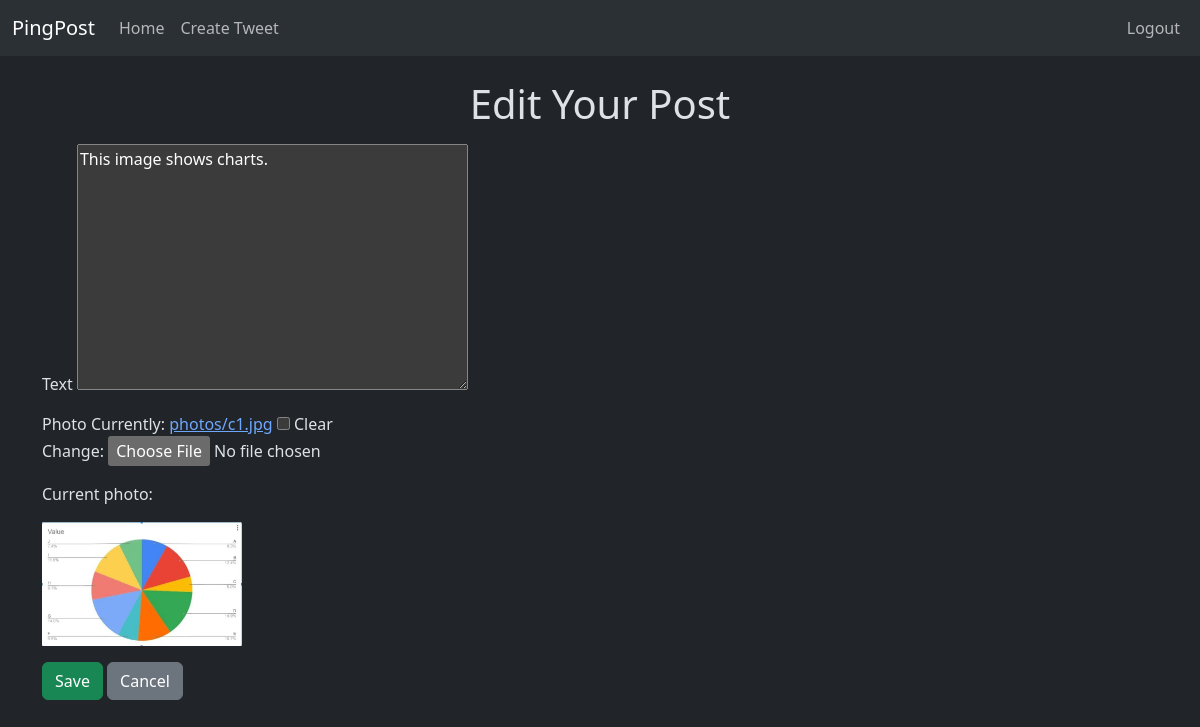
/tweet/3/edit/ (signed in), run on the app's committed database.
### tweet/models.py (models this page shows, shortened)
class Tweet(models.Model):
    user = models.ForeignKey(User, on_delete=models.CASCADE)
    text = models.TextField(max_length=240)
    photo = models.ImageField(upload_to='photos/', blank=True, null=True)
    created_at = models.DateTimeField(auto_now_add=True)
    updated_at = models.DateTimeField(auto_now=True)

### tweet/views.py (the view)
# urls.py: path('<int:tweet_id>/edit/', views.tweet_edit, name='tweet_edit'),
@login_required
def tweet_edit(request, tweet_id):
    tweet = get_object_or_404(Tweet, pk=tweet_id, user = request.user)
    if request.method == "POST":
        form = TweetForm(request.POST, request.FILES, instance=tweet)
        if form.is_valid():
            tweet = form.save(commit=False)
            tweet.user = request.user
            tweet.save()
            return redirect('tweet_list')
    else:
        form = TweetForm(instance=tweet)
    return render(request, 'tweet_form.html', {'form':form})

### tweet/forms.py
class TweetForm(forms.ModelForm):
    class Meta:
        model = Tweet
        fields = ['text', 'photo']

### tweet/templates/tweet_form.html (shortened to what this page needs)
{% extends "layout.html" %}
{% block content %}
    <h1 class="text-center mt-4">
        {% if form.instance.pk %} Edit Your Post {% else %} Create a New Post {% endif %}
    </h1>
    <form method="post" enctype="multipart/form-data" class="form mt-3">
        <div class="form-group mb-3">
            <label for="id_text">Text</label>
            {{ form.text }}
        </div>
        <div class="form-group mb-3">
            <label for="id_photo">Photo</label>
            {{ form.photo }}
        </div>
        {% if form.instance.photo %}
            <div class="mt-3">
                <p>Current photo:</p>
                <img src="{{ form.instance.photo.url }}" alt="Post image" style="max-width: 200px;"/>
            </div>
        {% endif %}
        <button class="btn btn-success mt-3" type='submit'>Save</button>
        <a href="{% url 'tweet_list' %}" class="btn btn-secondary mt-3">Cancel</a>
    </form>
{% endblock %}

### data on the page
Tweet: text "This image shows charts.", instance.photo (picture)
